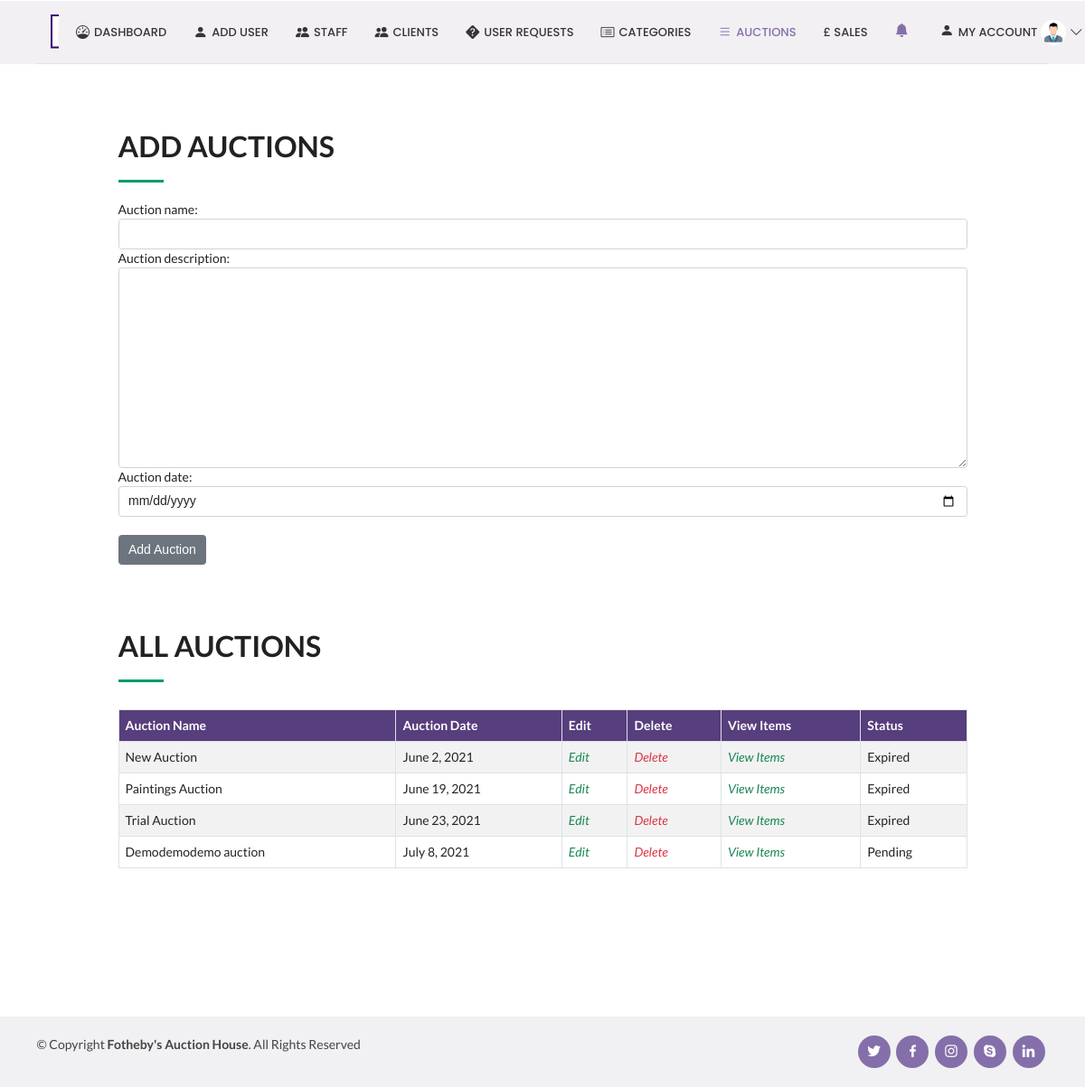
/addAuction, run on the app's committed database.
### auction_app/models.py (models this page shows, shortened)
class Auction(models.Model):
    auction_id = models.AutoField(primary_key=True, unique=True)
    auction_name = models.CharField(max_length=255, )
    auction_description = models.TextField()
    auction_date = models.DateField(auto_now_add=False, auto_now=False, blank=True, validators=[no_past])
    auction_status = models.CharField(max_length=255,default='Pending')

### auction_app/views.py (the view, shortened to what this page needs)
# urls.py: path('addAuction', views.addAuction, name='addAuction'),
def addAuction(request):
    form = AuctionForm
    auctionInfo = Auction.objects.all()
    notification = Notification.objects.all().filter(concerned_to='Admin')
    return render(request,'addAuction.html',{'form':form,'auctionInfo':auctionInfo,'notification':notification})

### templates/addAuction.html (shortened to what this page needs)
<!DOCTYPE html>
{% extends "adminDashboard.html"%}
{% load static %}
{% block body_block %}
    <section id="about" class="about bg-white" style="margin-left:10vw; width:80vw;">
      <div class="container">
         <div class="section-title mt-4" data-aos="fade-left">
              <h2>Add Auctions</h2>
        <form method="POST">
          {{form.as_table}}
          <br>
          <input type="submit" value="Add Auction" class="btn btn-secondary">
        </form>
        <div class="table-responsive" style="margin-top:6vh;">
          <table class="table table-bordered table-striped" id="dataTable" width="100%" cellspacing="0">
              <div class="section-title mt-4" data-aos="fade-left">
              <h2>All Auctions</h2>
              <thead>
                  <tr class="text-white" style="background-color:#573E7D;">
                    <th>Auction Name</th>
                    <th>Auction Date</th>
                    <th>Edit</th>
                    <th>Delete</th>
                    <th>View Items</th>
                    <th>Status</th>
                  </tr>
              </thead>
              <tbody>
                  {% if auctionInfo %}
                      {% for a in auctionInfo %}
                        <tr>
                          <td>{{a.auction_name}} </td>
                          <td>{{a.auction_date}} </td>
                          <td><a href="{% url 'editAuction' a.auction_id %}" style="text-decoration:none"><i class="fas fa-edit text-success">Edit</i></a></td>
                          <td><a href="{% url 'deleteAuction' a.auction_id %}" style="text-decoration:none"><i class="fas fa-edit text-danger">Delete</i></a></td>
                          <td><a href="{% url 'viewAuctionItems' a.auction_id %}" style="text-decoration:none"><i class="fas fa-edit text-success">View Items</i></a></td>
                          <td>{{a.auction_status}} </td>
                        </tr>
                      {% endfor %}
                    {% else %}
                      <h1>No Auctions yet!</h1>
                  {% endif %}
              </tbody>
          </table>
        </div>
      </div>
    </section>
{% endblock %}

### static/css/style.css (style rules this page uses)
body { font-family: "Open Sans", sans-serif; color: #444444; }
a { color: #009970; text-decoration: none; }
h1, h2, h3, h4, h5, h6 { font-family: "Raleway", sans-serif; }
section { padding: 60px 0; overflow: hidden; }
.section-title { padding-bottom: 30px; }
.section-title h2 { font-size: 32px; font-weight: bold; text-transform: uppercase; margin-bottom: 20px; padding-bottom: 20px; position: relative; }
.section-title h2::after { content: ''; position: absolute; display: block; width: 50px; height: 3px; background: #009970; bottom: 0; left: 0; }

### data on the page
Auction: auction_name "New Auction", auction_date "June 2, 2021", auction_status "Expired"
Auction: auction_name "Paintings Auction", auction_date "June 19, 2021", auction_status "Expired"
Auction: auction_name "Trial Auction", auction_date "June 23, 2021", auction_status "Expired"
Auction: auction_name "Demodemodemo auction", auction_date "July 8, 2021", auction_status "Pending"
